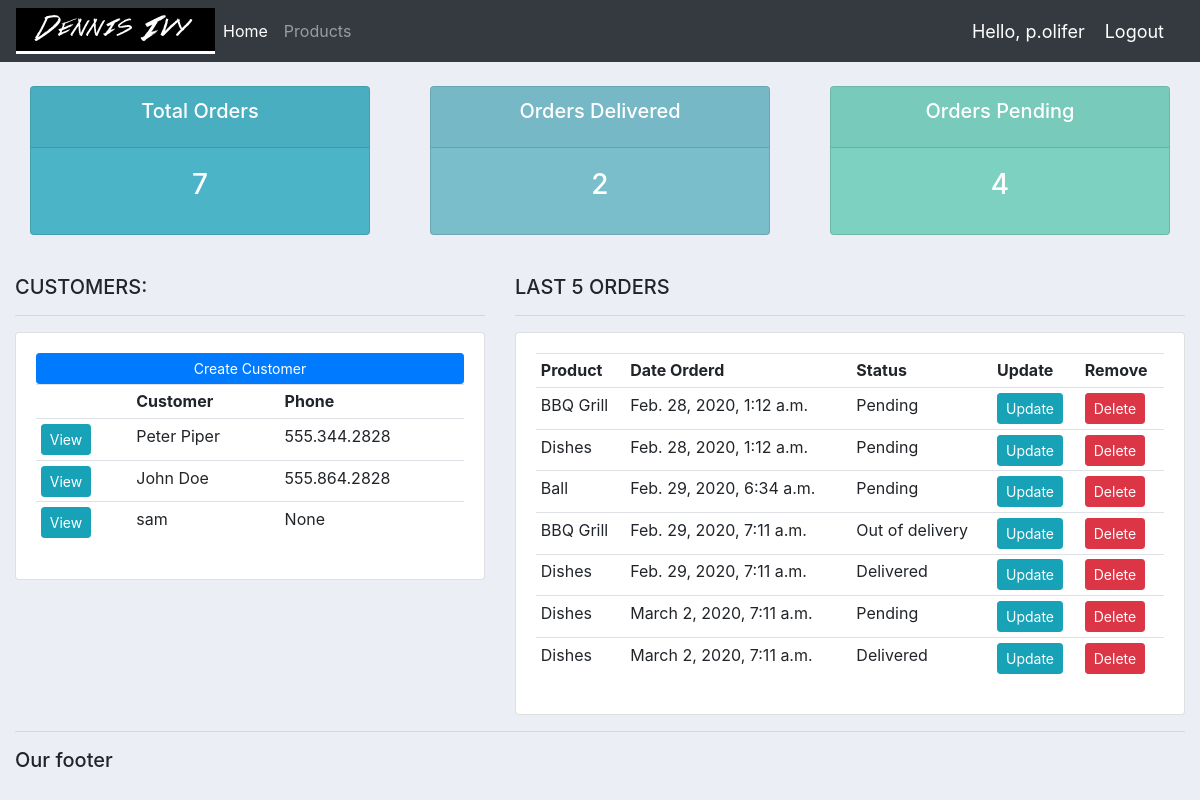
Page / (signed in) on the earlier database version.
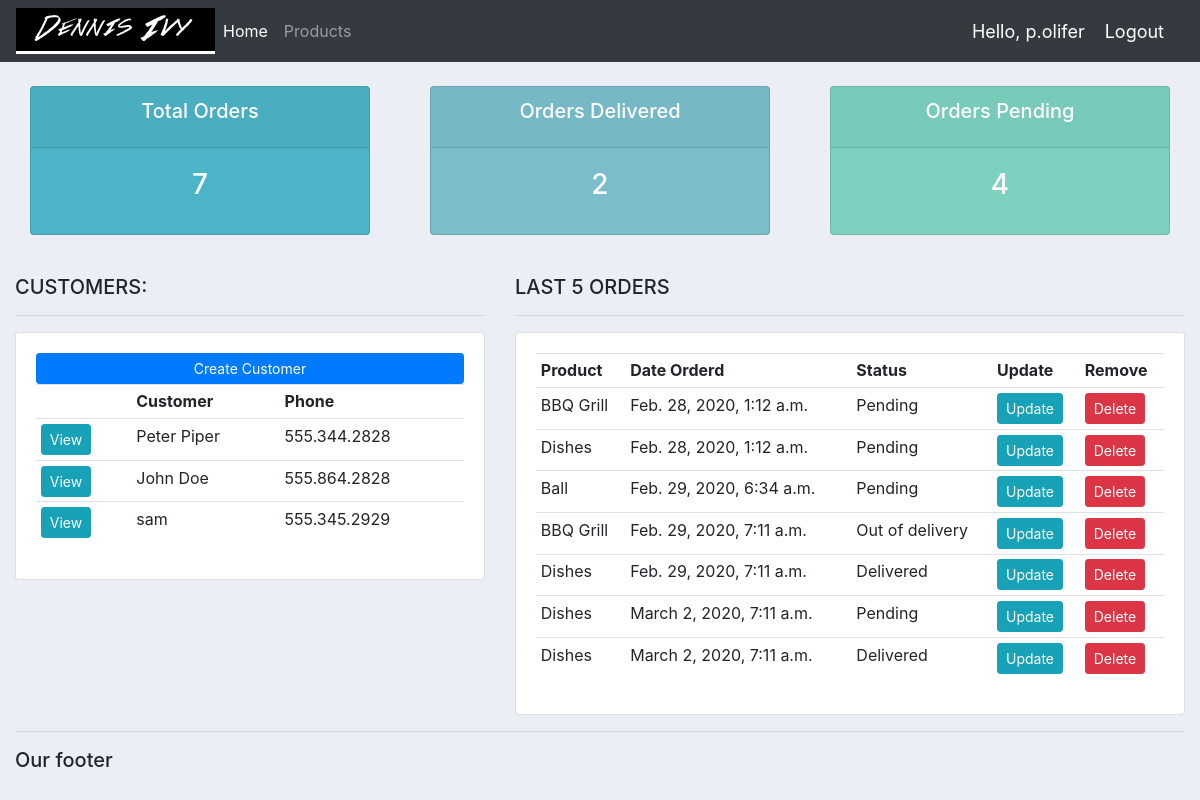
Same page on the later database version.
### accounts/models.py (models this page shows, shortened)
class Customer(models.Model):
    user = models.OneToOneField(User, null=True, on_delete=models.CASCADE)
    name = models.CharField(max_length=200, null=True)
    phone = models.CharField(max_length=200, null=True)
    email = models.CharField(max_length=200, null=True)
    profile_pic = models.ImageField(default='profile1.png', null=True, blank=True)
    date_created = models.DateTimeField(auto_now_add=True, null=True)

### accounts/decorators.py (the view)
    def wrapper_func(request, *args, **kwargs):
        group = None
        if request.user.groups.exists():
            group = request.user.groups.all()[0].name
        if group == 'customer':
            return redirect('user-page')
        if group == 'admin':
            return view_func(request, *args, **kwargs)

### accounts/models.py (called while the page is built)
    def __str__(self):
        return self.name

### accounts/views.py (called while the page is built)
@login_required(login_url='login')
@admin_only
def home(request):
    orders = Order.objects.all()
    customers = Customer.objects.all()
    total_customers = customers.count()
    total_orders = orders.count()
    delivered = orders.filter(status='Delivered').count()
    pending = orders.filter(status='Pending').count()
    context = {
        'orders': orders,
        'customers': customers,
        'total_customers': total_customers,
        'total_orders': total_orders,
        'delivered': delivered,
        'pending': pending
    }
    return render(request, 'accounts/dashboard.html', context)

### templates/accounts/dashboard.html
{% extends 'accounts/main.html' %}
{% block content %}
{%  include 'accounts/status.html' %}
<br>
<div class="row">
	<div class="col-md-5">
		<h5>CUSTOMERS:</h5>
		<hr>
		<div class="card card-body">
			<a class="btn btn-primary  btn-sm btn-block" href="">Create Customer</a>
			<table class="table table-sm">
				<tr>
					<th></th>
					<th>Customer</th>
					<th>Phone</th>
				</tr>
				{% for c in customers %}
					<tr>
						<td><a class="btn btn-sm btn-info" href="{% url 'customer' c.id %}">View</a></td>
						<td>{{ c.name }}</td>
						<td>{{ c.phone }}</td>
					</tr>
				{% endfor %}
			</table>
		</div>
	</div>
	<div class="col-md-7">
		<h5>LAST 5 ORDERS</h5>
		<hr>
		<div class="card card-body">
			<table class="table table-sm">
				<tr>
					<th>Product</th>
					<th>Date Orderd</th>
					<th>Status</th>
					<th>Update</th>
					<th>Remove</th>
				</tr>
				{% for o in orders %}
					<tr>
						<td>{{ o.product }}</td>
						<td>{{ o.date_created }}</td>
						<td>{{ o.status }}</td>
						<td><a class="btn btn-sm btn-info" href="{% url 'update_order' o.id %}">Update</a></td>
						<td><a class="btn btn-sm btn-danger" href="{% url 'delete_order' o.id %}">Delete</a></td>
					</tr>
				{% endfor %}
			</table>
		</div>
	</div>
</div>
{% endblock %}

Differences in the rows shown:
changed Customer "sam": phone "None" → "555.345.2929"
